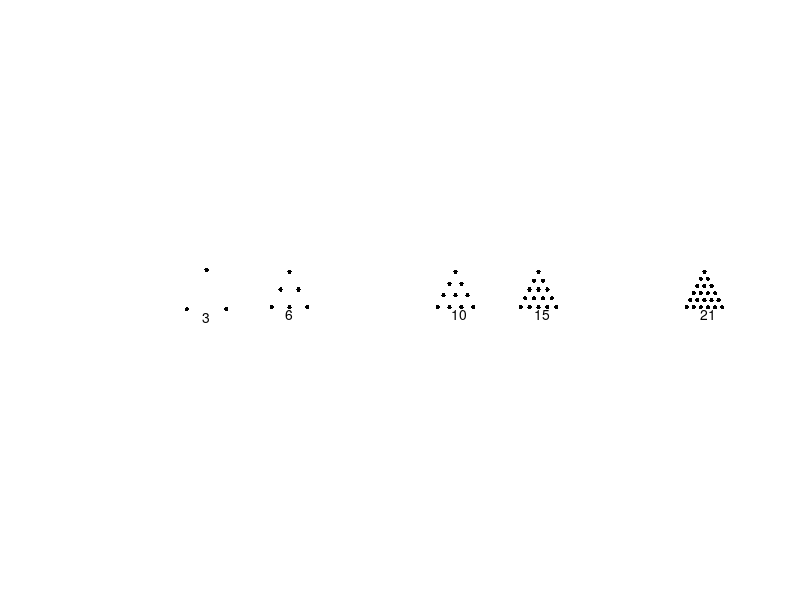

MATLAB code for this plot:
clf
m = 6;
for idx=2:m
    subplot(1,1.5*(m-1),1.5*(idx-1))
    n = 1;
    for jdx=1:idx
	plot(((1:n)-idx)/(idx-1)+ 0.5*(idx-n)/(idx-1),(idx-jdx)/(idx-1),'k.','MarkerSize',10); hold on
	n = n+1;
    end
%   text(0.5*n/idx,-1/idx,'Honk');
%     set(gca,'xtick',[]);
%     set(gca,'ytick',[]);
%     axis([-0.1 1.1 -0.1 1.1]);
     axis equal
     axis tight;
%     axis tight
%    set(gca,'xcolor','w')
%    set(gca,'ycolor','w')
%    xlabel(n*(n-1)/2);
    set(gca,'visible','off')
    text(-0.6,-0.2,num2str(n*(n-1)/2));

%    axis equal;
 % box off;
%    axis off
%    box on
%    axis([-0.6 0.6 -0.1 1.1])
    %set(gca,'Linewidth',0)
%    set(gca,'visible','off')
    
%   title(n*(n-1)/2);
%    text(0.5,-0.1, num2str((n*(n-1)/2)));
end
 
print -deps triangle-dof.eps
